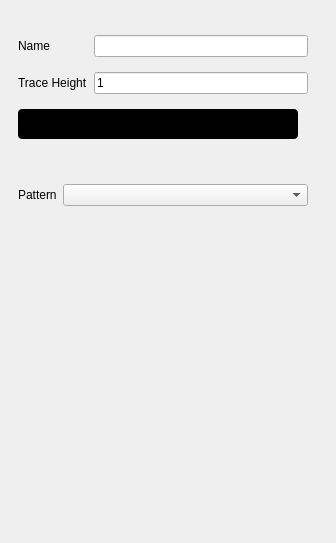
<?xml version="1.0" encoding="UTF-8"?>
<ui version="4.0">
 <class>PatternGeneratorChannelMenu</class>
 <widget class="QWidget" name="PatternGeneratorChannelMenu">
  <property name="geometry">
   <rect>
    <x>0</x>
    <y>0</y>
    <width>336</width>
    <height>543</height>
   </rect>
  </property>
  <property name="windowTitle">
   <string>Form</string>
  </property>
  <layout class="QVBoxLayout" name="verticalLayout">
   <property name="leftMargin">
    <number>18</number>
   </property>
   <property name="topMargin">
    <number>20</number>
   </property>
   <property name="rightMargin">
    <number>18</number>
   </property>
   <item>
    <widget class="QScrollArea" name="scrollArea">
     <property name="sizePolicy">
      <sizepolicy hsizetype="Preferred" vsizetype="Preferred">
       <horstretch>0</horstretch>
       <verstretch>0</verstretch>
      </sizepolicy>
     </property>
     <property name="frameShape">
      <enum>QFrame::NoFrame</enum>
     </property>
     <property name="horizontalScrollBarPolicy">
      <enum>Qt::ScrollBarAlwaysOff</enum>
     </property>
     <property name="sizeAdjustPolicy">
      <enum>QAbstractScrollArea::AdjustToContents</enum>
     </property>
     <property name="widgetResizable">
      <bool>true</bool>
     </property>
     <widget class="QWidget" name="scrollAreaWidgetContents_2">
      <property name="geometry">
       <rect>
        <x>0</x>
        <y>0</y>
        <width>300</width>
        <height>514</height>
       </rect>
      </property>
      <property name="sizePolicy">
       <sizepolicy hsizetype="Preferred" vsizetype="Preferred">
        <horstretch>0</horstretch>
        <verstretch>0</verstretch>
       </sizepolicy>
      </property>
      <property name="minimumSize">
       <size>
        <width>200</width>
        <height>0</height>
       </size>
      </property>
      <property name="maximumSize">
       <size>
        <width>400</width>
        <height>16777215</height>
       </size>
      </property>
      <layout class="QVBoxLayout" name="verticalLayout_9">
       <property name="spacing">
        <number>15</number>
       </property>
       <property name="leftMargin">
        <number>0</number>
       </property>
       <property name="topMargin">
        <number>0</number>
       </property>
       <property name="rightMargin">
        <number>10</number>
       </property>
       <property name="bottomMargin">
        <number>0</number>
       </property>
       <item>
        <widget class="scopy::gui::MenuHeader" name="widgetMenuHeader" native="true"/>
       </item>
       <item>
        <widget class="QWidget" name="widgetChannelSettings" native="true">
         <property name="sizePolicy">
          <sizepolicy hsizetype="Expanding" vsizetype="Preferred">
           <horstretch>0</horstretch>
           <verstretch>0</verstretch>
          </sizepolicy>
         </property>
         <layout class="QGridLayout" name="gridLayout_2">
          <property name="leftMargin">
           <number>0</number>
          </property>
          <property name="topMargin">
           <number>0</number>
          </property>
          <property name="rightMargin">
           <number>0</number>
          </property>
          <property name="bottomMargin">
           <number>0</number>
          </property>
          <property name="verticalSpacing">
           <number>15</number>
          </property>
          <item row="1" column="1">
           <widget class="QLineEdit" name="lineEditTraceHeight">
            <property name="styleSheet">
             <string notr="true">
QLineEdit[invalid=true] {
border-color: red
}
QLineEdit[invalid=false] {
border-color: grey;
}</string>
            </property>
            <property name="text">
             <string>1</string>
            </property>
            <property name="maxLength">
             <number>3</number>
            </property>
            <property name="cursorPosition">
             <number>1</number>
            </property>
           </widget>
          </item>
          <item row="1" column="0">
           <widget class="QLabel" name="labelTraceHeight">
            <property name="text">
             <string>Trace Height</string>
            </property>
           </widget>
          </item>
          <item row="0" column="1">
           <widget class="QLineEdit" name="lineEditName"/>
          </item>
          <item row="0" column="0">
           <widget class="QLabel" name="lblName">
            <property name="sizePolicy">
             <sizepolicy hsizetype="Fixed" vsizetype="Preferred">
              <horstretch>0</horstretch>
              <verstretch>0</verstretch>
             </sizepolicy>
            </property>
            <property name="text">
             <string>Name</string>
            </property>
           </widget>
          </item>
          <item row="2" column="0" colspan="2">
           <widget class="scopy::gui::CustomSwitch" name="btnOutputMode">
            <property name="styleSheet">
             <string notr="true">QPushButton {
min-height: 30px;
max-height: 30px;
min-width: 280px;
max-width: 280px;
background-color: black;
border-radius: 4px;
}

QPushButton:disabled {
background-color: qlineargradient(spread:pad, x1:0.5, y1:0, x2:0.501, y2:0, stop:0 #727273, stop:1 #141416);
}

QWidget#handle {
min-height: 30px;
max-height: 30px;
min-width: 142px;
max-width: 142px;
background-color: #4a64ff;
border-radius: 2px;
}

QWidget#handle:disabled {
background-color: #aaaaaa;
}

QLabel {
margin-top: 6px;
background-color: transparent;
line-height: 19px;
}

QLabel#on {
margin-top: 0px;
min-height:30px;
max-height:30px;
min-width:140px;
max-width:140px;
qproperty-alignment: AlignCenter AlignCenter;
margin-left: 0px;
color: white;
}

QLabel#on:disabled {
color: rgba(255,255,255,102);
}

QLabel#off {
margin-top: 0px;
min-height:30px;
max-height:30px;
min-width:140px;
max-width:140px;
margin-left: 140px;
color: white;
qproperty-alignment: AlignCenter AlignCenter;
}

QLabel#off:disabled {
color: rgba(255,255,255,51);
}
</string>
            </property>
            <property name="text">
             <string/>
            </property>
            <property name="checkable">
             <bool>true</bool>
            </property>
            <property name="checked">
             <bool>false</bool>
            </property>
            <property name="leftText" stdset="0">
             <string>Open-Drain</string>
            </property>
            <property name="rightText" stdset="0">
             <string>Push-Pull</string>
            </property>
            <property name="duration" stdset="0">
             <number>100</number>
            </property>
           </widget>
          </item>
         </layout>
        </widget>
       </item>
       <item>
        <widget class="scopy::gui::SubsectionSeparator" name="widgetGroupSubsSep" native="true"/>
       </item>
       <item>
        <widget class="QWidget" name="widgetGroup" native="true">
         <property name="sizePolicy">
          <sizepolicy hsizetype="Preferred" vsizetype="Fixed">
           <horstretch>0</horstretch>
           <verstretch>0</verstretch>
          </sizepolicy>
         </property>
         <layout class="QVBoxLayout" name="groupWidgetLayout">
          <property name="spacing">
           <number>15</number>
          </property>
          <property name="leftMargin">
           <number>0</number>
          </property>
          <property name="topMargin">
           <number>0</number>
          </property>
          <property name="rightMargin">
           <number>0</number>
          </property>
          <property name="bottomMargin">
           <number>0</number>
          </property>
         </layout>
        </widget>
       </item>
       <item>
        <widget class="QWidget" name="widgetStackDecoder" native="true">
         <layout class="QHBoxLayout" name="horizontalLayout_9">
          <property name="leftMargin">
           <number>0</number>
          </property>
          <property name="topMargin">
           <number>0</number>
          </property>
          <property name="rightMargin">
           <number>0</number>
          </property>
          <property name="bottomMargin">
           <number>0</number>
          </property>
          <item>
           <widget class="QLabel" name="lblPattern">
            <property name="sizePolicy">
             <sizepolicy hsizetype="Fixed" vsizetype="Preferred">
              <horstretch>0</horstretch>
              <verstretch>0</verstretch>
             </sizepolicy>
            </property>
            <property name="text">
             <string>Pattern</string>
            </property>
           </widget>
          </item>
          <item>
           <widget class="QComboBox" name="cmbBoxPattern">
            <property name="sizePolicy">
             <sizepolicy hsizetype="Expanding" vsizetype="Fixed">
              <horstretch>0</horstretch>
              <verstretch>0</verstretch>
             </sizepolicy>
            </property>
           </widget>
          </item>
         </layout>
        </widget>
       </item>
       <item>
        <widget class="QWidget" name="widgetPattern" native="true">
         <layout class="QVBoxLayout" name="patternLayout">
          <property name="spacing">
           <number>0</number>
          </property>
          <property name="leftMargin">
           <number>0</number>
          </property>
          <property name="topMargin">
           <number>0</number>
          </property>
          <property name="rightMargin">
           <number>0</number>
          </property>
          <property name="bottomMargin">
           <number>0</number>
          </property>
         </layout>
        </widget>
       </item>
       <item>
        <layout class="QHBoxLayout" name="hLayout_7">
         <property name="spacing">
          <number>0</number>
         </property>
         <property name="topMargin">
          <number>20</number>
         </property>
         <item>
          <spacer name="hSpacer_10">
           <property name="orientation">
            <enum>Qt::Horizontal</enum>
           </property>
           <property name="sizeType">
            <enum>QSizePolicy::Fixed</enum>
           </property>
           <property name="sizeHint" stdset="0">
            <size>
             <width>250</width>
             <height>20</height>
            </size>
           </property>
          </spacer>
         </item>
        </layout>
       </item>
       <item>
        <spacer name="verticalSpacer_2">
         <property name="orientation">
          <enum>Qt::Vertical</enum>
         </property>
         <property name="sizeType">
          <enum>QSizePolicy::Expanding</enum>
         </property>
         <property name="sizeHint" stdset="0">
          <size>
           <width>20</width>
           <height>40</height>
          </size>
         </property>
        </spacer>
       </item>
      </layout>
     </widget>
    </widget>
   </item>
  </layout>
 </widget>
 <customwidgets>
  <customwidget>
   <class>scopy::gui::CustomSwitch</class>
   <extends>QPushButton</extends>
   <header location="global">scopy/gui/custom_switch.hpp</header>
  </customwidget>
  <customwidget>
   <class>scopy::gui::SubsectionSeparator</class>
   <extends>QWidget</extends>
   <header location="global">scopy/gui/subsection_separator.hpp</header>
   <container>1</container>
  </customwidget>
  <customwidget>
   <class>scopy::gui::MenuHeader</class>
   <extends>QWidget</extends>
   <header location="global">scopy/gui/menu_header.hpp</header>
   <container>1</container>
  </customwidget>
 </customwidgets>
 <resources/>
 <connections/>
</ui>
